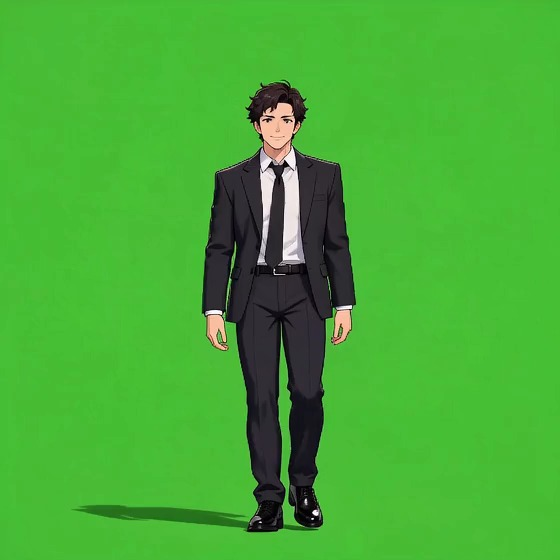
#> input picture roto/altman/film/f000.jpg, 560 x 560 px
$ python -i trace.py   (imports and definitions only)
#> lines starting #> are read from the running program, lines starting #| are printed output that depends on the picture; after the words box and inside, x2 and y2 are one past the last pixel; in counts of white or black regions, pixels touching at a corner belong together
# Rotoscope tracer: a green-screen dance clip -> per-frame vector layers for roto.js to ink.
#   python roto/trace.py <clip.mp4> <out_dir> [--still <illustration.png>]
# Writes <out_dir>/film/fNNN.jpg (the footage, for the page) and <out_dir>/trace.json. With --still, the source
# illustration (transparent PNG) is traced too, at its own resolution, and registered onto the clip's first frame
# (feet on the same floor, same centre line, same height) so the renderer can hand off from it to the dance.
# Every frame is traced on its own (at 2x, sub-pixel iso-contours), the way a rotoscope artist
# traces each cel; the frame-to-frame wobble that leaves is the line boil, and it is kept.
import json, os, shutil, subprocess, sys, tempfile
import cv2
import numpy as np
from scipy import ndimage
from skimage import measure, morphology

UP = 2                      # trace at 2x the clip's pixels
Q = 4                       # stored coordinates: clip pixels * Q, as integers

def key(up):
    """alpha (1 = figure), despilled rgb, hsv of the despilled colour"""
    im = up[:, :, ::-1].astype(np.float32)
    r, g, b = im[..., 0], im[..., 1], im[..., 2]
    gd = g - np.maximum(r, b)                                  # how much greener than it is anything else
    alpha = np.clip((70.0 - gd) / 50.0, 0.0, 1.0)
    rgb = np.stack([r, np.minimum(g, np.maximum(r, b)), b], -1)
    hsv = cv2.cvtColor(np.clip(rgb, 0, 255).astype(np.uint8)[:, :, ::-1], cv2.COLOR_BGR2HSV).astype(np.float32)
    return alpha, rgb, hsv, g

def contours(mask_f, level=0.5, min_area=3.0, tol=0.45):
    """closed iso-contours of a float mask, region always on the LEFT of travel (x, y image coords)"""
    out = []
    padded = np.pad(mask_f, 1)                                 # close contours that touch the border
    for c in measure.find_contours(padded, level):
        c = c - 1.0
        if len(c) < 4: continue
        c = measure.approximate_polygon(c, tol)
        xy = c[:, ::-1]                                        # (row, col) -> (x, y)
        x, y = xy[:, 0], xy[:, 1]
        area = 0.5 * np.sum(x[:-1] * y[1:] - x[1:] * y[:-1])
        if abs(area) < min_area: continue
        # which side is the region on? probe beside the longest edge
        d = np.diff(xy, axis=0); k = int(np.argmax((d ** 2).sum(1)))
        m = (xy[k] + xy[k + 1]) / 2; t = d[k] / (np.linalg.norm(d[k]) + 1e-9)
        left = m + np.array([-t[1], t[0]]) * 0.8               # left of travel = (-dy, dx)
        yi, xi = int(round(left[1])), int(round(left[0]))
        inside = 0 <= yi < mask_f.shape[0] and 0 <= xi < mask_f.shape[1] and mask_f[yi, xi] >= level
        if not inside: xy = xy[::-1]
        out.append(xy[:-1] if np.allclose(xy[0], xy[-1]) else xy)
    return out

def chains(edge):
    """1-px edge map -> open polylines (walks between endpoints/junctions, then leftover loops)"""
    sk = morphology.skeletonize(edge)
    ys, xs = np.nonzero(sk)
    on = set(zip(ys.tolist(), xs.tolist()))
    nb = [(-1, -1), (-1, 0), (-1, 1), (0, -1), (0, 1), (1, -1), (1, 0), (1, 1)]
    def ns(p): return [(p[0] + a, p[1] + b) for a, b in nb if (p[0] + a, p[1] + b) in on]
    deg = {p: len(ns(p)) for p in on}
    used = set(); lines = []
    def walk(a, b):
        path = [a, b]; used.add((a, b)); used.add((b, a))
        while deg[path[-1]] == 2:
            nxt = [q for q in ns(path[-1]) if (path[-1], q) not in used]
            if not nxt: break
            used.add((path[-1], nxt[0])); used.add((nxt[0], path[-1])); path.append(nxt[0])
        return path
    for p in on:
        if deg[p] != 2:
            for q in ns(p):
                if (p, q) not in used: lines.append(walk(p, q))
    for p in on:                                               # pure loops
        for q in ns(p):
            if (p, q) not in used: lines.append(walk(p, q))
    out = []
    for ln in lines:
        a = np.array(ln, dtype=np.float64)[:, ::-1]            # -> (x, y)
        if len(a) < 5: continue
        out.append(measure.approximate_polygon(a, 0.6))
    return out

def enc(poly, up=UP):
    """source-pixel coordinates * Q as a flat int list"""
    return np.round(np.asarray(poly) / up * Q).astype(int).ravel().tolist()

def face_of(fg, skin, u=1.0):
    """The face: the biggest skin blob in the top of the figure. Its enclosed dark holes are the eyes and brows
    (the footage's 10x4-px eyes trace as black hollows, so the renderer draws the features itself).
    -> (skin mask with the eye/brow holes filled, eyes [(x, y, w, open)] in traced px, face box) or None
    u = the figure's height over the clip's (898 traced px): the thresholds are measured on the clip."""
    ys, _ = np.nonzero(fg)
    if not len(ys): return skin, None
    top, hgt = ys.min(), ys.max() - ys.min()
    lab, n = ndimage.label(skin)
    best, ba = 0, 0
    for k, sl in enumerate(ndimage.find_objects(lab), 1):
        a = int((lab[sl] == k).sum()); cy = (sl[0].start + sl[0].stop) / 2
        if cy < top + 0.28 * hgt and a > ba: best, ba = k, a
    if not best or ba < 2500 * u * u: return skin, None
    face = lab == best
    fy, fx = np.nonzero(face); fy0, fy1, fx0, fx1 = fy.min(), fy.max(), fx.min(), fx.max()
    holes = ndimage.binary_fill_holes(face) & ~face
    hl, hn = ndimage.label(holes)
    cands, fill = [], np.zeros_like(skin)
    for k, sl in enumerate(ndimage.find_objects(hl), 1):
        m = hl[sl] == k; a = int(m.sum())
        y0, y1, x0, x1 = sl[0].start, sl[0].stop - 1, sl[1].start, sl[1].stop - 1
        if (y0 + y1) / 2 > fy0 + 0.75 * (fy1 - fy0): continue          # the chin/neck shadow stays
        fill[sl] |= m
        if a >= 24 * u * u: cands.append(dict(a=a, x0=x0, x1=x1, y0=y0, y1=y1))
    # stack an eye with the brow above it (same columns, close rows)
    cands.sort(key=lambda c: c["y0"])
    groups = []
    for c in cands:
        for g in groups:
            ov = min(g["x1"], c["x1"]) - max(g["x0"], c["x0"])
            if ov >= 0.5 * min(g["x1"] - g["x0"], c["x1"] - c["x0"]) and c["y0"] - g["y1"] < 10 * u:
                g["parts"].append(c); g["a"] += c["a"]
                for k in ("x0", "y0"): g[k] = min(g[k], c[k])
                for k in ("x1", "y1"): g[k] = max(g[k], c[k])
                break
        else:
            groups.append(dict(c, parts=[c]))
    eyes = []
    for g in groups:
        low = max(g["parts"], key=lambda c: c["y1"])                   # the eye is the lowest part
        h = (low["y1"] - low["y0"] + 1) if len(g["parts"]) > 1 else (g["y1"] - g["y0"] + 1) - (6 * u if g["y1"] - g["y0"] >= 13 * u else 0)
        eyes.append(dict(a=g["a"], x=(low["x0"] + low["x1"]) / 2, y=low["y1"] - 4 * u, w=low["x1"] - low["x0"] + 1, open=h >= 7 * u))
    eyes.sort(key=lambda e: -e["a"])
    pick = eyes[:1]
    for e in eyes[1:]:
        if abs(e["y"] - pick[0]["y"]) < 16 * u and 16 * u <= abs(e["x"] - pick[0]["x"]) <= 68 * u and e["a"] >= 0.3 * pick[0]["a"]:
            pick.append(e); break
    pick.sort(key=lambda e: e["x"])
    return skin | fill, (pick, (fx0, fy0, fx1, fy1))

def trace_frame(bgr, alpha_in=None, up=UP):
    """one cel. alpha_in = the picture's own transparency (an illustration) instead of the green key"""
    img = bgr if up == 1 else cv2.resize(bgr, None, fx=up, fy=up, interpolation=cv2.INTER_AREA if up < 1 else cv2.INTER_LANCZOS4)
    if alpha_in is None:
        alpha, rgb, hsv, g = key(img)
    else:
        alpha, g = alpha_in.astype(np.float32), None
        if up != 1: alpha = cv2.resize(alpha, None, fx=up, fy=up, interpolation=cv2.INTER_AREA if up < 1 else cv2.INTER_LINEAR)
        rgb = img[:, :, ::-1].astype(np.float32)
        hsv = cv2.cvtColor(img, cv2.COLOR_BGR2HSV).astype(np.float32)
    H, Sa, V = hsv[..., 0], hsv[..., 1], hsv[..., 2]
    fg = alpha > 0.5
    ys, xs = np.nonzero(fg)
    top, bot = ys.min(), ys.max(); hgt = bot - top
    skin0 = fg & ((H <= 22) | (H >= 170)) & (Sa > 45) & (Sa < 170) & (V > 140)
    light = fg & ~skin0 & (V > 150) & (Sa < 70)
    dark = fg & ~skin0 & ~light
    skin, face = face_of(fg, skin0, hgt / 898.0)
    sm = lambda m, s=1.0: ndimage.gaussian_filter(m.astype(np.float32), s)
    L = {}
    L["body"] = contours(ndimage.gaussian_filter(alpha, 0.8), min_area=8)
    L["light"] = contours(sm(light), min_area=4)
    L["skin"] = contours(sm(skin), min_area=4)
    L["lightShade"] = contours(sm(light & (V < 200), 1.2), min_area=10)
    L["skinShade"] = contours(sm(skin0 & (V < 212), 1.2), min_area=6)
    L["sheen"] = contours(sm(dark & (V > 66), 1.0), min_area=5)
    # floor shadow: screen pixels darker than the screen
    if g is not None:
        shadow = (alpha < 0.2) & (g < 168)
        shadow = morphology.remove_small_objects(shadow, 40)
        L["floor"] = contours(sm(shadow, 2.0), min_area=60, tol=0.8)
    else:
        L["floor"] = []                                        # an illustration has no floor: the renderer lends one
    # inner ink: the footage's own line art + the creases inside the suit and hair, kept off the silhouette
    # edge and off the shirt/skin borders (those are inked from their own closed contours)
    gray = cv2.cvtColor(np.clip(rgb, 0, 255).astype(np.uint8)[:, :, ::-1], cv2.COLOR_BGR2GRAY)
    ed = cv2.Canny(cv2.GaussianBlur(gray, (3, 3), 0.8), 50, 120) > 0
    inner = ndimage.binary_erosion(fg, iterations=4) & ~ndimage.binary_dilation(light | skin, iterations=3)
    L["lines"] = chains(ed & inner)
    out = {k: [enc(p, up) for p in v] for k, v in L.items()}
    # the animator's construction: a head oval and the line of action: head -> spine (the thickest point of
    # the torso, row by row, smoothed hard) -> hip -> down the weight-bearing leg (the foot nearest under the hip)
    if face:
        x0, y0, x1, y1 = face[1]; hc = ((x0 + x1) / 2, (y0 + y1) / 2 - 0.02 * hgt)
    else:
        row = fg[top + int(0.06 * hgt)]; hc = (np.nonzero(row)[0].mean() if row.any() else xs.mean(), top + 0.06 * hgt)
    out["head"] = enc(np.array([hc[0], hc[1], 0.058 * hgt, 0.072 * hgt]), up)
    dt = ndimage.distance_transform_edt(fg)
    hip_y = int(top + 0.52 * hgt)
    rows = np.arange(int(hc[1]), hip_y, 4)
    mx = np.array([np.argmax(dt[r]) if fg[r].any() else np.nan for r in rows], dtype=np.float64)
    ok = ~np.isnan(mx)
    if ok.sum() > 8:
        mx = np.interp(np.arange(len(mx)), np.nonzero(ok)[0], mx[ok])
        mx = ndimage.gaussian_filter1d(mx, 6, mode="nearest")
        spine = np.stack([mx, rows], -1)[::3]
        fy_, fx_ = np.nonzero(fg[bot - int(0.05 * hgt):bot + 1])
        hip = spine[-1]
        if len(fx_):
            l, r = fx_[fx_ < hip[0]], fx_[fx_ >= hip[0]]
            feet = [np.array([c.mean(), bot]) for c in (l, r) if len(c) > 20]
            if feet:
                foot = min(feet, key=lambda p: abs(p[0] - hip[0]))
                knee = hip + (foot - hip) * 0.5 + np.array([0.04 * hgt * np.sign(hip[0] - foot[0] + 1e-6), 0])
                spine = np.vstack([spine, knee, foot])
        out["gesture"] = [enc(spine, up)]
    if face:
        eyes, box = face
        out["face"] = {"box": enc(np.array(box, dtype=np.float64), up),
                       "eyes": [[e["x"] / up, e["y"] / up, e["w"] / up, int(e["open"])] for e in eyes]}
    return out

# [62 lines left out: functions settle_faces, main, not called in this run]

# [2 lines not run here, left out]

>>> import cv2
>>> picture = cv2.imread('altman/film/f000.jpg')
#> picture is the input picture: shape (560, 560, 3); mean B, G, R 53.9, 172, 70.7
>>> result = trace_frame(picture)
#> in key, `r, g, b = im[..., 0], im[..., 1], im[..., 2]`:
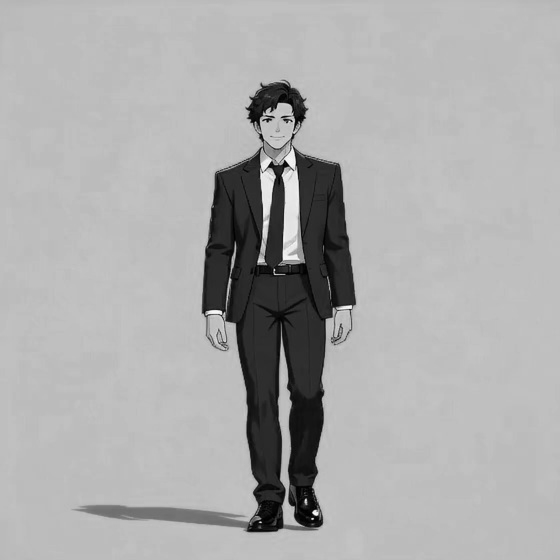
#> g: shape (1120, 1120) float32 (shown at 1/2 size); min 0, max 255, mean 172
#> in key, `gd = g - np.maximum(r, b)`:
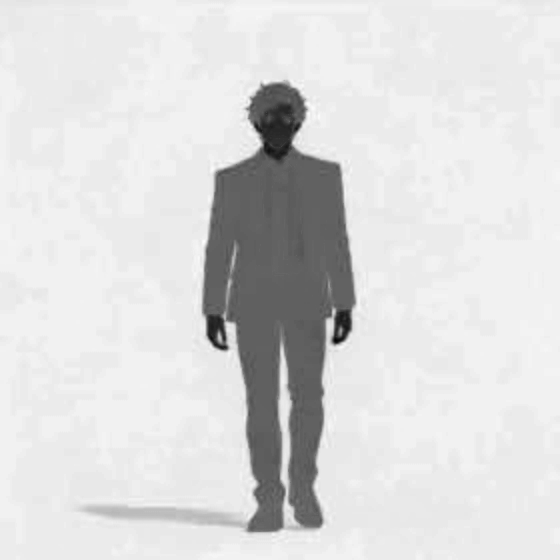
#> gd: shape (1120, 1120) float32 (shown at 1/2 size); min -92, max 133, mean 100.9; drawn with min black and max white
#> in key, `hsv = cv2.cvtColor(np.clip(rgb, 0, 255).astype(np.uint8)[:, :, ::-1], ..`:
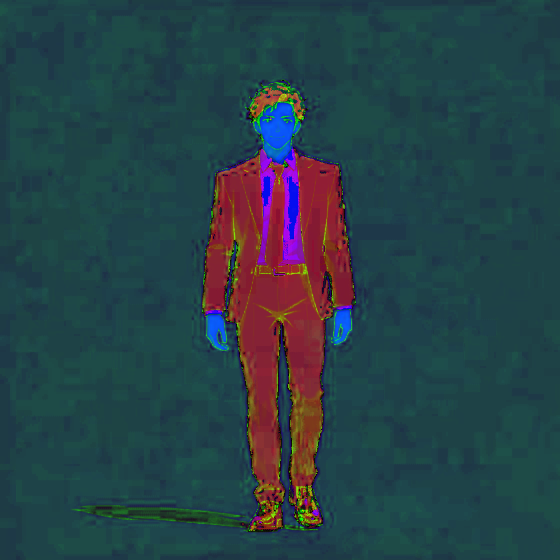
#> hsv: shape (1120, 1120, 3) float32 (shown at 1/2 size); mean of channels 0, 1, 2 41.3, 64.5, 71.3; drawn as R, G, B
#> in trace_frame, `H, Sa, V = hsv[..., 0], hsv[..., 1], hsv[..., 2]`:
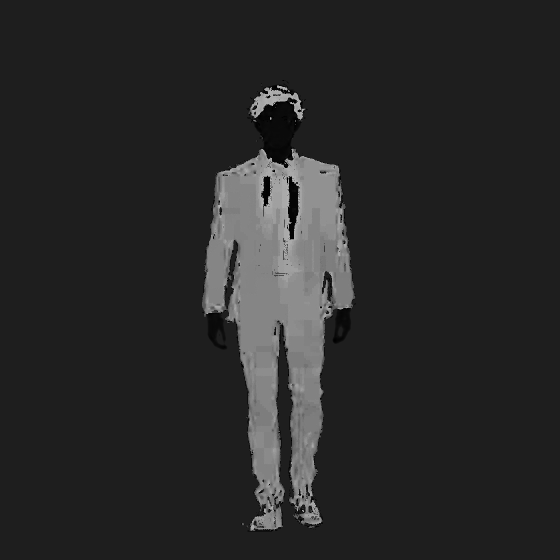
#> H: shape (1120, 1120) float32 (shown at 1/2 size); min 0, max 179, mean 40.6
#> in trace_frame, `H, Sa, V = hsv[..., 0], hsv[..., 1], hsv[..., 2]`:
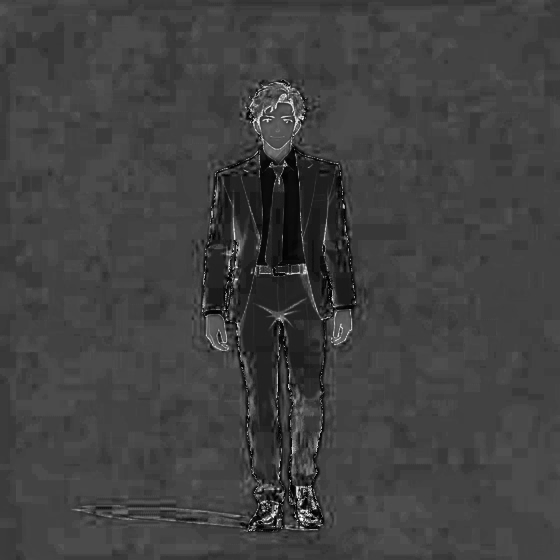
#> Sa: shape (1120, 1120) float32 (shown at 1/2 size); min 0, max 255, mean 64.8
#> in trace_frame, `fg = alpha > 0.5`:
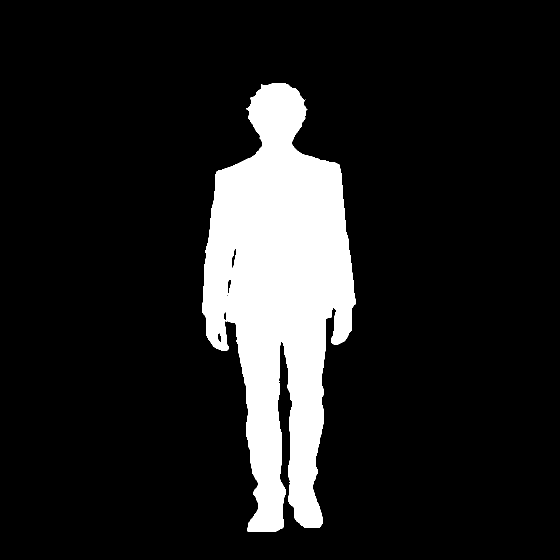
#> fg: shape (1120, 1120) bool (shown at 1/2 size); 12.8% white; 2 white regions (1 under 20 px), largest, box (x1, y1, x2, y2) and area: (405, 166, 711, 1064) 160616
#> in trace_frame, `top, bot = (ys.min(), ys.max())`: top = 166; bot = 1063
#> in trace_frame, `hgt = bot - top`: hgt = 897
#> in trace_frame, `skin0 = fg & ((H <= 22) | (H >= 170)) & (Sa > 45) & (Sa < 170) & (V > ..`: skin0: shape (1120, 1120) bool; 0.72% white; 12 white regions (9 under 20 px), largest, box (x1, y1, x2, y2) and area: (509, 206, 600, 326) 5764, (415, 630, 454, 699) 1659, (666, 619, 702, 688) 1551
#> in trace_frame, `light = fg & ~skin0 & (V > 150) & (Sa < 70)`: light: shape (1120, 1120) bool; 0.89% white; 71 white regions (63 under 20 px), largest, box (x1, y1, x2, y2) and area: (550, 292, 610, 526) 6614, (515, 296, 556, 530) 3586, (411, 620, 444, 631) 240
#> in trace_frame, `dark = fg & ~skin0 & ~light`: dark: shape (1120, 1120) bool; 11.2% white; 22 white regions (14 under 20 px), largest, box (x1, y1, x2, y2) and area: (405, 166, 711, 1064) 139786, (670, 648, 686, 682) 194, (566, 237, 585, 246) 90
#> in face_of, `top, hgt = ys.min(), ys.max() - ys.min()`: top = 166; hgt = 897
#> in face_of, `lab, n = ndimage.label(skin)`: lab: shape (1120, 1120) int32; 25 distinct labels, from 0 to 24
#> in face_of, `lab, n = ndimage.label(skin)`: n = 24
#> the loop in face_of, `for k, sl in enumerate(ndimage.find_objects(lab), 1):` made 24 passes
#> (a, cy, best, ba) on passes 1 to 2: (1, 206.5, 1, 1), (5751, 266, 2, 5751)
#> (a, cy) on passes 3 to 8: (2, 241.5), (1, 242.5), (3, 293.5), (1, 298.5), (1, 302.5), (1, 302.5)
#> after the loop in face_of, `for k, sl in enumerate(ndimage.find_objects(lab), 1):`: ba = 5751; best = 2
#> in face_of, `face = lab == best`: face: shape (1120, 1120) bool; 0.46% white; 1 white region, box (x1, y1, x2, y2) and area: (509, 206, 600, 326) 5751
#> in face_of, `fy, fx = np.nonzero(face)`: fy = 5751 values from 206 to 325; fx = 5751 values, max 599 at index 1698, min 509 at index 1628, mean 555.2
#> in face_of, `fy0, fy1, fx0, fx1 = (fy.min(), fy.max(), fx.min(), fx.max())`: fy0 = 206; fy1 = 325; fx0 = 509; fx1 = 599
#> in face_of, `holes = ndimage.binary_fill_holes(face) & ~face`: holes: shape (1120, 1120) bool; 0.04% white; 14 white regions (11 under 20 px), largest, box (x1, y1, x2, y2) and area: (524, 230, 549, 245) 160, (562, 232, 585, 246) 157, (531, 280, 580, 300) 114
#> in face_of, `hl, hn = ndimage.label(holes)`: hl: shape (1120, 1120) int32; 15 distinct labels, from 0 to 14
#> in face_of, `hl, hn = ndimage.label(holes)`: hn = 14
#> the loop in face_of, `for k, sl in enumerate(ndimage.find_objects(hl), 1):` made 14 passes
#> (m, a, y0, y1, x0, x1) on passes 1, 2, 3, 4, 5, 8, 9, 10, 11, 13, 14: ([True, True, True], 3, 212, 214, 555, 555), ([[True, True], [True, False]], 3, 216, 217, 539, 540), ([True], 1, 219, 219, 535, 535), ([True], 1, 224, 224, 533, 533), ([True, True], 2, 227, 228, 527, 527), ([True], 1, 234, 234, 586, 586), ([[True, True, True]], 3, 235, 235, 577, 579), ([True], 1, 256, 256, 515, 515), ([True], 1, 275, 275, 580, 580), ([True], 1, 292, 292, 545, 545), ([True], 1, 320, 320, 560, 560)
#> (a, y0, y1, x0, x1) on passes 6, 7, 12: (160, 230, 244, 524, 548), (157, 232, 245, 562, 584), (114, 280, 299, 531, 579)
#> after the loop in face_of, `for k, sl in enumerate(ndimage.find_objects(hl), 1):`: cands = 3 items
#> the loop in face_of, `for c in cands:` made 3 passes
#> c on passes 1 to 3: {'a': 160, 'x0': 524, 'x1': 548, 'y0': 230, 'y1': 244}, {'a': 157, 'x0': 562, 'x1': 584, 'y0': 232, 'y1': 245}, {'a': 114, 'x0': 531, 'x1': 579, 'y0': 280, 'y1': 299}
#> after the loop in face_of, `for c in cands:`: g = 6 items; groups = 3 items
#> the loop in face_of, `for g in groups:` made 3 passes
#> (low, h) on passes 1 to 3: ({'a': 160, 'x0': 524, 'x1': 548, 'y0': 230, 'y1': 244}, 9.01), ({'a': 157, 'x0': 562, 'x1': 584, 'y0': 232, 'y1': 245}, 8.01), ({'a': 114, 'x0': 531, 'x1': 579, 'y0': 280, 'y1': 299}, 14.01)
#> in face_of, `pick = eyes[:1]`: pick = 1 item
#> the loop in face_of, `for e in eyes[1:]:` made 1 pass
#> e on pass 1: {'a': 157, 'x': 573, 'y': 241, 'w': 23, 'open': True}
#> after the loop in face_of, `for e in eyes[1:]:`: pick = 2 items
#> in trace_frame, `skin, face = face_of(fg, skin0, hgt / 898.0)`: skin: shape (1120, 1120) bool; 0.75% white; 12 white regions (9 under 20 px), largest, box (x1, y1, x2, y2) and area: (509, 206, 600, 326) 6209, (415, 630, 454, 699) 1659, (666, 619, 702, 688) 1551
#> the loop in contours, `for c in measure.find_contours(padded, level):` made 7 passes
#> (area, k, m, t, left, yi, xi) on passes 1, 2, 7: (161205.6, 303, [562.8, 896], [-0.00637, 1], [562, 896], 896, 562), (-147.1, 9, [463.7, 523.5], [-0.0403, 0.999], [462.9, 523.5], 524, 463), (-85.55, 6, [435.8, 674], [0.0413, 0.999], [435, 674], 674, 435)
#> (y, area, k, m, t, left, yi, xi) on passes 3, 5: ([584, 583.6, 565, 560, 558.5, 558.8, 561, 570, 582, 584], -108.8, 1, [459.5, 574.3], [0.263, -0.965], [460.3, 574.5], 574, 460), ([640, 638, 631, 625.4, 624.3, 629, 632, 638, 640.5, 640], -56.29, 1, [451.4, 634.5], [0.0499, -0.999], [452.2, 634.5], 635, 452)
#> after the loop in contours, `for c in measure.find_contours(padded, level):`: out = 5 point arrays, longest 319 points
#> the loop in contours (call 2), `for c in measure.find_contours(padded, level):` made 29 passes
#> (area, k, m, t, left, yi, xi) on passes 7, 23, 24, 25, 26: (10446.9, 98, [565.5, 490], [0.00136, -1], [566.3, 490], 490, 566), (189.4, 0, [680, 619.2], [-1, -0.0035], [680, 618.4], 618, 680), (234.3, 13, [428.5, 627.5], [-1, -0.00234], [428.5, 626.7], 627, 429), (33.78, 2, [609.3, 1001.5], [0.192, -0.981], [610.1, 1001.7], 1002, 610), (101.6, 10, [636.6, 1025], [-0.113, 0.994], [635.8, 1024.9], 1025, 636)
#> (x, y, area, k, m, t, left, yi) on passes 11, 14, 17: ([525.7, 526, 523.3, 523, 522, 523.3, 524, 525.7], [345, 343.9, 341, 339.1, 338.7, 344, 345, 345], -9.14, 4, [522.7, 341.3], [0.244, 0.97], [521.9, 341.5], 342), ([525.6, 526.4, 526, 522, 521.5, 522.1, 525.6], [510, 509, 507.6, 506.1, 507, 508, 510], -9.68, 2, [524, 506.8], [-0.934, -0.358], [524.3, 506.1], 506), ([597.3, 598.7, 597, 594.2, 595.8, 597.3], [523, 522, 520.8, 521, 523, 523], -6.18, 2, [595.6, 520.9], [-0.998, 0.0601], [595.6, 520.1], 520)
#> in trace_frame, `shadow = (alpha < 0.2) & (g < 168)`: shadow: shape (1120, 1120) bool; 0.9% white; 314 white regions (290 under 20 px), largest, box (x1, y1, x2, y2) and area: (144, 1009, 499, 1065) 8663, (562, 1048, 638, 1062) 525, (405, 491, 413, 583) 126
#> in trace_frame, `shadow = morphology.remove_small_objects(shadow, 40)`: shadow: shape (1120, 1120) bool; 0.76% white; 8 white regions, largest, box (x1, y1, x2, y2) and area: (144, 1009, 498, 1065) 8661, (562, 1048, 638, 1062) 525, (405, 495, 411, 583) 122
#> in trace_frame, `ed = cv2.Canny(cv2.GaussianBlur(gray, (3, 3), 0.8), 50, 120) > 0`: ed: shape (1120, 1120) bool; 1.3% white in thin lines or dots, all inside (x1, y1, x2, y2) = (143, 157, 713, 1065)
#> in trace_frame, `inner = ndimage.binary_erosion(fg, iterations=4) & ~ndimage.binary_dil..`: inner: shape (1120, 1120) bool; 9.7% white; 5 white regions (3 under 20 px), largest, box (x1, y1, x2, y2) and area: (409, 302, 707, 1060) 117128, (498, 170, 610, 248) 4284
#> in chains, `sk = morphology.skeletonize(edge)`:
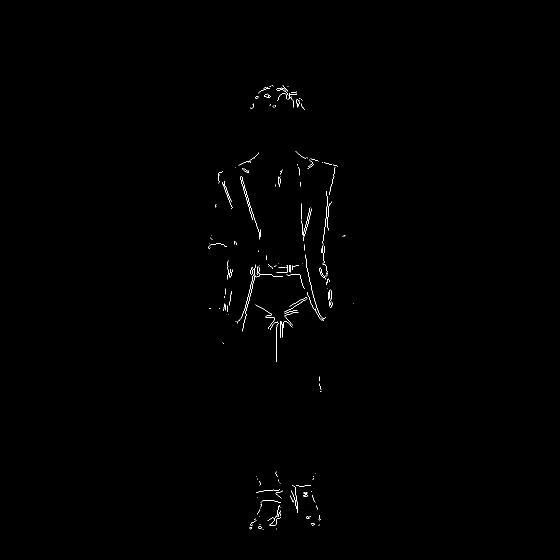
#> sk: shape (1120, 1120) bool (shown at 1/2 size); 0.29% white in thin lines or dots, all inside (x1, y1, x2, y2) = (416, 170, 707, 1060)
